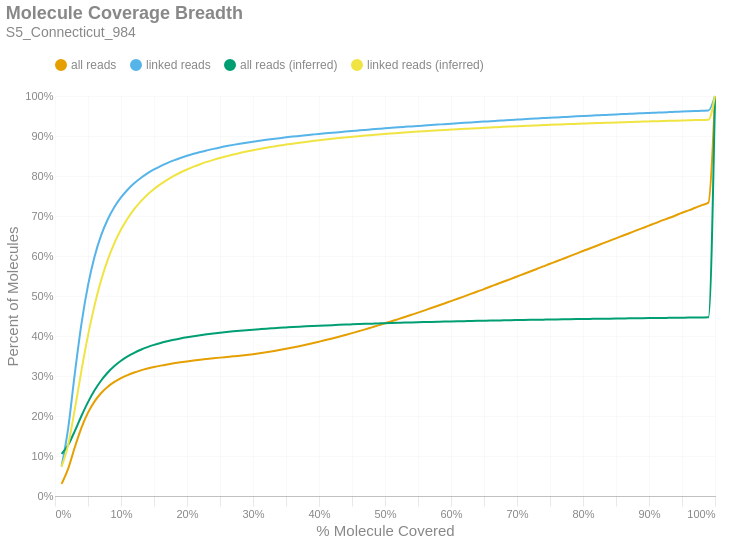

The code cell stored with this chart in its notebook:
### Markdown cell above
### Molecule Read Coverage
This chart shows molecule coverage breadth as computed by the number of bases aligned to that molecule. In other words, "*how much of each unique long molecule is actually sequenced/aligned?*" Keep in mind there is a distinction between sequences and alignments, since some sequences belonging to a particular molecule may not align well and wouldn't appear in the alignment data. This chart also shows molecule coverage breadth as computed by the *inferred fragment* from which the aligned sequences originate. Unlike read coverage, this calculation takes into account the total insert size, including unsequenced gaps between the forward and reverse reads. Like the previous figures, these are cumulative percents.

### Code cell
if SKIPLR:
    print_html(f"Skipped")
else:
    binned_df = consolidated_hist(valids['coverage_bp'], mask, 0.01, True)
    binned_df_inf = consolidated_hist(valids['coverage_inserts'], mask, 0.01, True)
    binned_df = binned_df.with_columns(pl.lit(binned_df_inf['all reads (cumsum)']).alias('all reads (inferred)'))
    binned_df = binned_df.with_columns(pl.lit(binned_df_inf['linked reads (cumsum)']).alias('linked reads (inferred)'))
    binned_df = binned_df.with_columns(
        (pl.col('bin').cast(pl.Float64) + 0.01).alias('right_edge')
    )

    with SafeRender(binned_df):
        (
            density_plot(binned_df, 'Molecule Coverage Breadth', samplename, 'molcov', ['all reads (inferred)','linked reads (inferred)'])
            .encode(
                #x=alt.X('bin:Q', title="% Molecule Covered").axis(format = '%').scale(padding=0),
                x=alt.X('right_edge:Q', title="% Molecule Covered").axis(format='%').scale(padding=0),
                y=alt.Y('value:Q', title='Percent of Molecules')
                    .axis(format='%')
                    .stack(False)
                    .scale(domainMin=0, padding=0),
                color=alt.Color("key:N").scale(domain = ["all reads", "linked reads", "all reads (inferred)", "linked reads (inferred)"]),
                tooltip = [
                    alt.Tooltip("key:N", title = "Data Type"),
                    alt.Tooltip("range_label:N", title="% Molecule Covered"),
                    alt.Tooltip("value:Q", format = ".2%", title="% Molecules")
                ]
            )
        ).display()

### Figure 1 — Vega-Lite specification as saved in the notebook (floating-point values rounded to 4 significant figures)
{"width": "container", "height": 400, "config": {"title": {"anchor": "start", "dy": -15, "fontSize": 18, "color": "#888888", "subtitleColor": "#888888", "subtitleFontSize": 14}, "arc": {"fill": "#0072B2"}, "axis": {"domainColor": "#888888", "domainWidth": 0.5, "gridWidth": 0.2, "grid": false, "titleFontWeight": 400, "titleFontSize": 15, "labelFontSize": 11, "labelColor": "#888888", "tickColor": "#888888", "tickWidth": 0.2, "titleColor": "#888888"}, "axisBand": {"grid": false}, "axisX": {"grid": true, "tickSize": 10, "domainCap": "round"}, "axisY": {"domain": false, "grid": true, "tickSize": 0, "domainCap": "round"}, "background": "transparent", "header": {"labelFontSize": 15, "labelColor": "#888888", "titleFontSize": 15, "titleFontWeight": 600, "titleColor": "#888888"}, "legend": {"labelFont": "sans-serif", "labelFontSize": 12, "labelColor": "#888888", "symbolSize": 100, "symbolType": "circle", "titleFontSize": 12, "titlePadding": 10, "titleColor": "#888888", "title": null, "orient": "top"}, "range": {"category": ["#E69F00", "#56B4E9", "#009E73", "#F0E442", "#0072B2", "#D55E00", "#CC79A7", "#000000"], "diverging": ["#cfe8f3", "#a2d4ec", "#73bfe2", "#46abdb", "#1696d2", "#12719e"]}, "area": {"fill": "#0072B2", "fillOpacity": 0.7, "line": true, "strokeOpacity": 0.7}, "line": {"color": "#0072B2", "stroke": "#0072B2", "strokeWidth": 2}, "trail": {"color": "#0072B2", "stroke": "#0072B2", "strokeWidth": 0, "size": 1}, "point": {"filled": true, "fillOpacity": 1.0, "size": 95}, "text": {"color": "#888888", "fontSize": 11, "align": "right", "fontWeight": 400, "size": 11}, "bar": {"fill": "#0072B2", "stroke": null}, "view": {"stroke": null, "continuousWidth": 660, "continuousHeight": 400}}, "data": {"name": "data-330400409657a4a6fb4582bf7bd90ddb"}, "mark": {"type": "line", "interpolate": "monotone", "point": {"opacity": 0, "size": 275}}, "encoding": {"color": {"field": "key", "scale": {"domain": ["all reads", "linked reads", "all reads (inferred)", "linked reads (inferred)"]}, "type": "nominal"}, "tooltip": [{"field": "key", "title": "Data Type", "type": "nominal"}, {"field": "range_label", "title": "% Molecule Covered", "type": "nominal"}, {"field": "value", "format": ".2%", "title": "% Molecules", "type": "quantitative"}], "x": {"axis": {"format": "%"}, "field": "right_edge", "scale": {"padding": 0}, "title": "% Molecule Covered", "type": "quantitative"}, "y": {"axis": {"format": "%"}, "field": "value", "scale": {"domainMin": 0, "padding": 0}, "stack": false, "title": "Percent of Molecules", "type": "quantitative"}}, "params": [{"name": "param_c36ac31b6afebe62", "select": {"type": "point", "fields": ["key"]}, "bind": "legend"}], "title": {"text": "Molecule Coverage Breadth", "subtitle": "S5_Connecticut_984"}, "transform": [{"fold": ["all reads (cumsum)", "linked reads (cumsum)", "all reads (inferred)", "linked reads (inferred)"]}, {"calculate": "replace(datum.key, ' (cumsum)', '')", "as": "key"}, {"filter": {"param": "param_c36ac31b6afebe62"}}], "usermeta": {"embedOptions": {"downloadFileName": "S5_Connecticut_984.molcov"}}, "$schema": "https://vega.github.io/schema/vega-lite/v6.1.0.json", "datasets": {"data-330400409657a4a6fb4582bf7bd90ddb": [{"bin": "0.0", "interval": "0.0-0.01", "all reads": 0.03045, "linked reads": 0.07417, "all reads (cumsum)": 0.03045, "linked reads (cumsum)": 0.07417, "range_label": "0.0-0.01", "all reads (inferred)": 0.1055, "linked reads (inferred)": 0.07332, "right_edge": 0.01}, {"bin": "0.01", "interval": "0.01-0.02", "all reads": 0.03793, "linked reads": 0.09565, "all reads (cumsum)": 0.06839, "linked reads (cumsum)": 0.1698, "range_label": "0.01-0.02", "all reads (inferred)": 0.1276, "linked reads (inferred)": 0.1285, "right_edge": 0.02}, {"bin": "0.02", "interval": "0.02-0.03", "all reads": 0.0534, "linked reads": 0.136, "all reads (cumsum)": 0.1218, "linked reads (cumsum)": 0.3058, "range_label": "0.02-0.03", "all reads (inferred)": 0.1624, "linked reads (inferred)": 0.2167, "right_edge": 0.03}, {"bin": "0.03", "interval": "0.03-0.04", "all reads": 0.04856, "linked reads": 0.1239, "all reads (cumsum)": 0.1703, "linked reads (cumsum)": 0.4297, "range_label": "0.03-0.04", "all reads (inferred)": 0.2, "linked reads (inferred)": 0.3128, "right_edge": 0.04}, {"bin": "0.04", "interval": "0.04-0.05", "all reads": 0.03797, "linked reads": 0.09687, "all reads (cumsum)": 0.2083, "linked reads (cumsum)": 0.5266, "range_label": "0.04-0.05", "all reads (inferred)": 0.2347, "linked reads (inferred)": 0.4015, "right_edge": 0.05}, {"bin": "0.05", "interval": "0.05-0.06", "all reads": 0.02833, "linked reads": 0.07223, "all reads (cumsum)": 0.2366, "linked reads (cumsum)": 0.5988, "range_label": "0.05-0.06", "all reads (inferred)": 0.2643, "linked reads (inferred)": 0.4772, "right_edge": 0.06}, {"bin": "0.06", "interval": "0.06-0.07", "all reads": 0.0209, "linked reads": 0.05325, "all reads (cumsum)": 0.2575, "linked reads (cumsum)": 0.652, "range_label": "0.06-0.07", "all reads (inferred)": 0.2888, "linked reads (inferred)": 0.5401, "right_edge": 0.07}, {"bin": "0.07", "interval": "0.07-0.08", "all reads": 0.01571, "linked reads": 0.03994, "all reads (cumsum)": 0.2733, "linked reads (cumsum)": 0.692, "range_label": "0.07-0.08", "all reads (inferred)": 0.3087, "linked reads (inferred)": 0.591, "right_edge": 0.08}, {"bin": "0.08", "interval": "0.08-0.09", "all reads": 0.01203, "linked reads": 0.03057, "all reads (cumsum)": 0.2853, "linked reads (cumsum)": 0.7226, "range_label": "0.08-0.09", "all reads (inferred)": 0.3248, "linked reads (inferred)": 0.6321, "right_edge": 0.09}, {"bin": "0.09", "interval": "0.09-0.1", "all reads": 0.009463, "linked reads": 0.02393, "all reads (cumsum)": 0.2947, "linked reads (cumsum)": 0.7465, "range_label": "0.09-0.1", "all reads (inferred)": 0.338, "linked reads (inferred)": 0.666, "right_edge": 0.1}, {"bin": "0.1", "interval": "0.1-0.11", "all reads": 0.007637, "linked reads": 0.01926, "all reads (cumsum)": 0.3024, "linked reads (cumsum)": 0.7658, "range_label": "0.1-0.11", "all reads (inferred)": 0.3489, "linked reads (inferred)": 0.6938, "right_edge": 0.11}, {"bin": "0.11", "interval": "0.11-0.12", "all reads": 0.006382, "linked reads": 0.01609, "all reads (cumsum)": 0.3088, "linked reads (cumsum)": 0.7819, "range_label": "0.11-0.12", "all reads (inferred)": 0.358, "linked reads (inferred)": 0.7171, "right_edge": 0.12}, {"bin": "0.12", "interval": "0.12-0.13", "all reads": 0.005281, "linked reads": 0.01329, "all reads (cumsum)": 0.314, "linked reads (cumsum)": 0.7951, "range_label": "0.12-0.13", "all reads (inferred)": 0.3656, "linked reads (inferred)": 0.7366, "right_edge": 0.13}, {"bin": "0.13", "interval": "0.13-0.14", "all reads": 0.004594, "linked reads": 0.01152, "all reads (cumsum)": 0.3186, "linked reads (cumsum)": 0.8067, "range_label": "0.13-0.14", "all reads (inferred)": 0.3721, "linked reads (inferred)": 0.7531, "right_edge": 0.14}, {"bin": "0.14", "interval": "0.14-0.15", "all reads": 0.003896, "linked reads": 0.009713, "all reads (cumsum)": 0.3225, "linked reads (cumsum)": 0.8164, "range_label": "0.14-0.15", "all reads (inferred)": 0.3777, "linked reads (inferred)": 0.7674, "right_edge": 0.15}, {"bin": "0.15", "interval": "0.15-0.16", "all reads": 0.003439, "linked reads": 0.008556, "all reads (cumsum)": 0.326, "linked reads (cumsum)": 0.8249, "range_label": "0.15-0.16", "all reads (inferred)": 0.3825, "linked reads (inferred)": 0.7798, "right_edge": 0.16}, {"bin": "0.16", "interval": "0.16-0.17", "all reads": 0.00303, "linked reads": 0.007448, "all reads (cumsum)": 0.329, "linked reads (cumsum)": 0.8324, "range_label": "0.16-0.17", "all reads (inferred)": 0.3868, "linked reads (inferred)": 0.7906, "right_edge": 0.17}, {"bin": "0.17", "interval": "0.17-0.18", "all reads": 0.002757, "linked reads": 0.006695, "all reads (cumsum)": 0.3318, "linked reads (cumsum)": 0.8391, "range_label": "0.17-0.18", "all reads (inferred)": 0.3905, "linked reads (inferred)": 0.8001, "right_edge": 0.18}, {"bin": "0.18", "interval": "0.18-0.19", "all reads": 0.002522, "linked reads": 0.006013, "all reads (cumsum)": 0.3343, "linked reads (cumsum)": 0.8451, "range_label": "0.18-0.19", "all reads (inferred)": 0.3939, "linked reads (inferred)": 0.8087, "right_edge": 0.19}, {"bin": "0.19", "interval": "0.19-0.2", "all reads": 0.002255, "linked reads": 0.005374, "all reads (cumsum)": 0.3365, "linked reads (cumsum)": 0.8505, "range_label": "0.19-0.2", "all reads (inferred)": 0.3969, "linked reads (inferred)": 0.8163, "right_edge": 0.2}, {"bin": "0.2", "interval": "0.2-0.21", "all reads": 0.002131, "linked reads": 0.004981, "all reads (cumsum)": 0.3387, "linked reads (cumsum)": 0.8554, "range_label": "0.2-0.21", "all reads (inferred)": 0.3996, "linked reads (inferred)": 0.8233, "right_edge": 0.21}, {"bin": "0.21", "interval": "0.21-0.22", "all reads": 0.001973, "linked reads": 0.004507, "all reads (cumsum)": 0.3406, "linked reads (cumsum)": 0.8599, "range_label": "0.21-0.22", "all reads (inferred)": 0.4021, "linked reads (inferred)": 0.8295, "right_edge": 0.22}, {"bin": "0.22", "interval": "0.22-0.23", "all reads": 0.001827, "linked reads": 0.00407, "all reads (cumsum)": 0.3425, "linked reads (cumsum)": 0.864, "range_label": "0.22-0.23", "all reads (inferred)": 0.4043, "linked reads (inferred)": 0.8352, "right_edge": 0.23}, {"bin": "0.23", "interval": "0.23-0.24", "all reads": 0.001773, "linked reads": 0.00386, "all reads (cumsum)": 0.3442, "linked reads (cumsum)": 0.8679, "range_label": "0.23-0.24", "all reads (inferred)": 0.4063, "linked reads (inferred)": 0.8403, "right_edge": 0.24}, {"bin": "0.24", "interval": "0.24-0.25", "all reads": 0.001693, "linked reads": 0.003599, "all reads (cumsum)": 0.3459, "linked reads (cumsum)": 0.8715, "range_label": "0.24-0.25", "all reads (inferred)": 0.4082, "linked reads (inferred)": 0.8451, "right_edge": 0.25}, {"bin": "0.25", "interval": "0.25-0.26", "all reads": 0.001607, "linked reads": 0.003258, "all reads (cumsum)": 0.3475, "linked reads (cumsum)": 0.8747, "range_label": "0.25-0.26", "all reads (inferred)": 0.4099, "linked reads (inferred)": 0.8495, "right_edge": 0.26}, {"bin": "0.26", "interval": "0.26-0.27", "all reads": 0.001595, "linked reads": 0.003063, "all reads (cumsum)": 0.3491, "linked reads (cumsum)": 0.8778, "range_label": "0.26-0.27", "all reads (inferred)": 0.4116, "linked reads (inferred)": 0.8536, "right_edge": 0.27}, {"bin": "0.27", "interval": "0.27-0.28", "all reads": 0.001618, "linked reads": 0.002847, "all reads (cumsum)": 0.3508, "linked reads (cumsum)": 0.8806, "range_label": "0.27-0.28", "all reads (inferred)": 0.4131, "linked reads (inferred)": 0.8576, "right_edge": 0.28}, {"bin": "0.28", "interval": "0.28-0.29", "all reads": 0.001797, "linked reads": 0.002681, "all reads (cumsum)": 0.3526, "linked reads (cumsum)": 0.8833, "range_label": "0.28-0.29", "all reads (inferred)": 0.4146, "linked reads (inferred)": 0.8612, "right_edge": 0.29}, {"bin": "0.29", "interval": "0.29-0.3", "all reads": 0.002039, "linked reads": 0.002508, "all reads (cumsum)": 0.3546, "linked reads (cumsum)": 0.8858, "range_label": "0.29-0.3", "all reads (inferred)": 0.4159, "linked reads (inferred)": 0.8645, "right_edge": 0.3}, {"bin": "0.3", "interval": "0.3-0.31", "all reads": 0.00228, "linked reads": 0.002392, "all reads (cumsum)": 0.3569, "linked reads (cumsum)": 0.8882, "range_label": "0.3-0.31", "all reads (inferred)": 0.4171, "linked reads (inferred)": 0.8677, "right_edge": 0.31}, {"bin": "0.31", "interval": "0.31-0.32", "all reads": 0.002516, "linked reads": 0.002263, "all reads (cumsum)": 0.3594, "linked reads (cumsum)": 0.8905, "range_label": "0.31-0.32", "all reads (inferred)": 0.4183, "linked reads (inferred)": 0.8707, "right_edge": 0.32}, {"bin": "0.32", "interval": "0.32-0.33", "all reads": 0.002726, "linked reads": 0.002124, "all reads (cumsum)": 0.3621, "linked reads (cumsum)": 0.8926, "range_label": "0.32-0.33", "all reads (inferred)": 0.4194, "linked reads (inferred)": 0.8734, "right_edge": 0.33}, {"bin": "0.33", "interval": "0.33-0.34", "all reads": 0.002864, "linked reads": 0.001995, "all reads (cumsum)": 0.365, "linked reads (cumsum)": 0.8946, "range_label": "0.33-0.34", "all reads (inferred)": 0.4204, "linked reads (inferred)": 0.8761, "right_edge": 0.34}, {"bin": "0.34", "interval": "0.34-0.35", "all reads": 0.00304, "linked reads": 0.00199, "all reads (cumsum)": 0.368, "linked reads (cumsum)": 0.8966, "range_label": "0.34-0.35", "all reads (inferred)": 0.4214, "linked reads (inferred)": 0.8785, "right_edge": 0.35}, {"bin": "0.35", "interval": "0.35-0.36", "all reads": 0.003276, "linked reads": 0.001884, "all reads (cumsum)": 0.3713, "linked reads (cumsum)": 0.8985, "range_label": "0.35-0.36", "all reads (inferred)": 0.4223, "linked reads (inferred)": 0.8809, "right_edge": 0.36}, {"bin": "0.36", "interval": "0.36-0.37", "all reads": 0.003339, "linked reads": 0.001714, "all reads (cumsum)": 0.3746, "linked reads (cumsum)": 0.9002, "range_label": "0.36-0.37", "all reads (inferred)": 0.4232, "linked reads (inferred)": 0.8831, "right_edge": 0.37}, {"bin": "0.37", "interval": "0.37-0.38", "all reads": 0.003581, "linked reads": 0.001709, "all reads (cumsum)": 0.3782, "linked reads (cumsum)": 0.9019, "range_label": "0.37-0.38", "all reads (inferred)": 0.4241, "linked reads (inferred)": 0.8853, "right_edge": 0.38}, {"bin": "0.38", "interval": "0.38-0.39", "all reads": 0.003703, "linked reads": 0.001648, "all reads (cumsum)": 0.3819, "linked reads (cumsum)": 0.9036, "range_label": "0.38-0.39", "all reads (inferred)": 0.4249, "linked reads (inferred)": 0.8873, "right_edge": 0.39}, {"bin": "0.39", "interval": "0.39-0.4", "all reads": 0.003901, "linked reads": 0.001637, "all reads (cumsum)": 0.3858, "linked reads (cumsum)": 0.9052, "range_label": "0.39-0.4", "all reads (inferred)": 0.4257, "linked reads (inferred)": 0.8893, "right_edge": 0.4}, {"bin": "0.4", "interval": "0.4-0.41", "all reads": 0.003959, "linked reads": 0.001478, "all reads (cumsum)": 0.3898, "linked reads (cumsum)": 0.9067, "range_label": "0.4-0.41", "all reads (inferred)": 0.4264, "linked reads (inferred)": 0.8912, "right_edge": 0.41}, {"bin": "0.41", "interval": "0.41-0.42", "all reads": 0.004136, "linked reads": 0.001503, "all reads (cumsum)": 0.3939, "linked reads (cumsum)": 0.9082, "range_label": "0.41-0.42", "all reads (inferred)": 0.4272, "linked reads (inferred)": 0.893, "right_edge": 0.42}, {"bin": "0.42", "interval": "0.42-0.43", "all reads": 0.004292, "linked reads": 0.001456, "all reads (cumsum)": 0.3982, "linked reads (cumsum)": 0.9096, "range_label": "0.42-0.43", "all reads (inferred)": 0.4279, "linked reads (inferred)": 0.8948, "right_edge": 0.43}, {"bin": "0.43", "interval": "0.43-0.44", "all reads": 0.004468, "linked reads": 0.001476, "all reads (cumsum)": 0.4027, "linked reads (cumsum)": 0.9111, "range_label": "0.43-0.44", "all reads (inferred)": 0.4285, "linked reads (inferred)": 0.8964, "right_edge": 0.44}, {"bin": "0.44", "interval": "0.44-0.45", "all reads": 0.004552, "linked reads": 0.001427, "all reads (cumsum)": 0.4072, "linked reads (cumsum)": 0.9125, "range_label": "0.44-0.45", "all reads (inferred)": 0.4291, "linked reads (inferred)": 0.898, "right_edge": 0.45}, {"bin": "0.45", "interval": "0.45-0.46", "all reads": 0.004693, "linked reads": 0.001399, "all reads (cumsum)": 0.4119, "linked reads (cumsum)": 0.9139, "range_label": "0.45-0.46", "all reads (inferred)": 0.4297, "linked reads (inferred)": 0.8995, "right_edge": 0.46}, {"bin": "0.46", "interval": "0.46-0.47", "all reads": 0.004696, "linked reads": 0.001371, "all reads (cumsum)": 0.4166, "linked reads (cumsum)": 0.9153, "range_label": "0.46-0.47", "all reads (inferred)": 0.4303, "linked reads (inferred)": 0.901, "right_edge": 0.47}, {"bin": "0.47", "interval": "0.47-0.48", "all reads": 0.005019, "linked reads": 0.001301, "all reads (cumsum)": 0.4216, "linked reads (cumsum)": 0.9166, "range_label": "0.47-0.48", "all reads (inferred)": 0.4309, "linked reads (inferred)": 0.9024, "right_edge": 0.48}, {"bin": "0.48", "interval": "0.48-0.49", "all reads": 0.004849, "linked reads": 0.001291, "all reads (cumsum)": 0.4265, "linked reads (cumsum)": 0.9179, "range_label": "0.48-0.49", "all reads (inferred)": 0.4314, "linked reads (inferred)": 0.9037, "right_edge": 0.49}, {"bin": "0.49", "interval": "0.49-0.5", "all reads": 0.005455, "linked reads": 0.001296, "all reads (cumsum)": 0.4319, "linked reads (cumsum)": 0.9192, "range_label": "0.49-0.5", "all reads (inferred)": 0.432, "linked reads (inferred)": 0.9052, "right_edge": 0.5}, {"bin": "0.5", "interval": "0.5-0.51", "all reads": 0.004781, "linked reads": 0.001215, "all reads (cumsum)": 0.4367, "linked reads (cumsum)": 0.9204, "range_label": "0.5-0.51", "all reads (inferred)": 0.4325, "linked reads (inferred)": 0.9064, "right_edge": 0.51}, {"bin": "0.51", "interval": "0.51-0.52", "all reads": 0.005545, "linked reads": 0.001276, "all reads (cumsum)": 0.4423, "linked reads (cumsum)": 0.9217, "range_label": "0.51-0.52", "all reads (inferred)": 0.433, "linked reads (inferred)": 0.9076, "right_edge": 0.52}, {"bin": "0.52", "interval": "0.52-0.53", "all reads": 0.005253, "linked reads": 0.001175, "all reads (cumsum)": 0.4475, "linked reads (cumsum)": 0.9229, "range_label": "0.52-0.53", "all reads (inferred)": 0.4335, "linked reads (inferred)": 0.9088, "right_edge": 0.53}, {"bin": "0.53", "interval": "0.53-0.54", "all reads": 0.00544, "linked reads": 0.001149, "all reads (cumsum)": 0.453, "linked reads (cumsum)": 0.924, "range_label": "0.53-0.54", "all reads (inferred)": 0.4339, "linked reads (inferred)": 0.91, "right_edge": 0.54}, {"bin": "0.54", "interval": "0.54-0.55", "all reads": 0.005492, "linked reads": 0.001175, "all reads (cumsum)": 0.4585, "linked reads (cumsum)": 0.9252, "range_label": "0.54-0.55", "all reads (inferred)": 0.4344, "linked reads (inferred)": 0.9111, "right_edge": 0.55}, {"bin": "0.55", "interval": "0.55-0.56", "all reads": 0.005694, "linked reads": 0.001113, "all reads (cumsum)": 0.4641, "linked reads (cumsum)": 0.9263, "range_label": "0.55-0.56", "all reads (inferred)": 0.4348, "linked reads (inferred)": 0.9122, "right_edge": 0.56}, {"bin": "0.56", "interval": "0.56-0.57", "all reads": 0.005745, "linked reads": 0.001127, "all reads (cumsum)": 0.4699, "linked reads (cumsum)": 0.9274, "range_label": "0.56-0.57", "all reads (inferred)": 0.4352, "linked reads (inferred)": 0.9132, "right_edge": 0.57}, {"bin": "0.57", "interval": "0.57-0.58", "all reads": 0.005622, "linked reads": 0.001091, "all reads (cumsum)": 0.4755, "linked reads (cumsum)": 0.9285, "range_label": "0.57-0.58", "all reads (inferred)": 0.4356, "linked reads (inferred)": 0.9141, "right_edge": 0.58}, {"bin": "0.58", "interval": "0.58-0.59", "all reads": 0.00582, "linked reads": 0.001137, "all reads (cumsum)": 0.4813, "linked reads (cumsum)": 0.9296, "range_label": "0.58-0.59", "all reads (inferred)": 0.436, "linked reads (inferred)": 0.9151, "right_edge": 0.59}, {"bin": "0.59", "interval": "0.59-0.6", "all reads": 0.006004, "linked reads": 0.001089, "all reads (cumsum)": 0.4873, "linked reads (cumsum)": 0.9307, "range_label": "0.59-0.6", "all reads (inferred)": 0.4364, "linked reads (inferred)": 0.916, "right_edge": 0.6}, {"bin": "0.6", "interval": "0.6-0.61", "all reads": 0.005778, "linked reads": 0.001061, "all reads (cumsum)": 0.4931, "linked reads (cumsum)": 0.9318, "range_label": "0.6-0.61", "all reads (inferred)": 0.4367, "linked reads (inferred)": 0.917, "right_edge": 0.61}, {"bin": "0.61", "interval": "0.61-0.62", "all reads": 0.006024, "linked reads": 0.00108, "all reads (cumsum)": 0.4991, "linked reads (cumsum)": 0.9329, "range_label": "0.61-0.62", "all reads (inferred)": 0.4371, "linked reads (inferred)": 0.9178, "right_edge": 0.62}, {"bin": "0.62", "interval": "0.62-0.63", "all reads": 0.006041, "linked reads": 0.001047, "all reads (cumsum)": 0.5052, "linked reads (cumsum)": 0.9339, "range_label": "0.62-0.63", "all reads (inferred)": 0.4375, "linked reads (inferred)": 0.9187, "right_edge": 0.63}, {"bin": "0.63", "interval": "0.63-0.64", "all reads": 0.00606, "linked reads": 0.001015, "all reads (cumsum)": 0.5112, "linked reads (cumsum)": 0.9349, "range_label": "0.63-0.64", "all reads (inferred)": 0.4378, "linked reads (inferred)": 0.9196, "right_edge": 0.64}, {"bin": "0.64", "interval": "0.64-0.65", "all reads": 0.006043, "linked reads": 0.001008, "all reads (cumsum)": 0.5173, "linked reads (cumsum)": 0.9359, "range_label": "0.64-0.65", "all reads (inferred)": 0.4382, "linked reads (inferred)": 0.9205, "right_edge": 0.65}, {"bin": "0.65", "interval": "0.65-0.66", "all reads": 0.006472, "linked reads": 0.001076, "all reads (cumsum)": 0.5238, "linked reads (cumsum)": 0.937, "range_label": "0.65-0.66", "all reads (inferred)": 0.4385, "linked reads (inferred)": 0.9214, "right_edge": 0.66}, {"bin": "0.66", "interval": "0.66-0.67", "all reads": 0.006115, "linked reads": 0.0009956, "all reads (cumsum)": 0.5299, "linked reads (cumsum)": 0.938, "range_label": "0.66-0.67", "all reads (inferred)": 0.4388, "linked reads (inferred)": 0.9221, "right_edge": 0.67}, {"bin": "0.67", "interval": "0.67-0.68", "all reads": 0.00627, "linked reads": 0.0009895, "all reads (cumsum)": 0.5361, "linked reads (cumsum)": 0.939, "range_label": "0.67-0.68", "all reads (inferred)": 0.4392, "linked reads (inferred)": 0.923, "right_edge": 0.68}, {"bin": "0.68", "interval": "0.68-0.69", "all reads": 0.006135, "linked reads": 0.0009929, "all reads (cumsum)": 0.5423, "linked reads (cumsum)": 0.94, "range_label": "0.68-0.69", "all reads (inferred)": 0.4395, "linked reads (inferred)": 0.9237, "right_edge": 0.69}, {"bin": "0.69", "interval": "0.69-0.7", "all reads": 0.006408, "linked reads": 0.000965, "all reads (cumsum)": 0.5487, "linked reads (cumsum)": 0.941, "range_label": "0.69-0.7", "all reads (inferred)": 0.4398, "linked reads (inferred)": 0.9244, "right_edge": 0.7}, {"bin": "0.7", "interval": "0.7-0.71", "all reads": 0.006197, "linked reads": 0.0009575, "all reads (cumsum)": 0.5549, "linked reads (cumsum)": 0.9419, "range_label": "0.7-0.71", "all reads (inferred)": 0.4401, "linked reads (inferred)": 0.9252, "right_edge": 0.71}, {"bin": "0.71", "interval": "0.71-0.72", "all reads": 0.006318, "linked reads": 0.0009704, "all reads (cumsum)": 0.5612, "linked reads (cumsum)": 0.9429, "range_label": "0.71-0.72", "all reads (inferred)": 0.4404, "linked reads (inferred)": 0.9259, "right_edge": 0.72}, {"bin": "0.72", "interval": "0.72-0.73", "all reads": 0.00642, "linked reads": 0.0009344, "all reads (cumsum)": 0.5676, "linked reads (cumsum)": 0.9438, "range_label": "0.72-0.73", "all reads (inferred)": 0.4406, "linked reads (inferred)": 0.9266, "right_edge": 0.73}, {"bin": "0.73", "interval": "0.73-0.74", "all reads": 0.006298, "linked reads": 0.0009283, "all reads (cumsum)": 0.5739, "linked reads (cumsum)": 0.9448, "range_label": "0.73-0.74", "all reads (inferred)": 0.4409, "linked reads (inferred)": 0.9272, "right_edge": 0.74}, {"bin": "0.74", "interval": "0.74-0.75", "all reads": 0.006664, "linked reads": 0.0009187, "all reads (cumsum)": 0.5806, "linked reads (cumsum)": 0.9457, "range_label": "0.74-0.75", "all reads (inferred)": 0.4412, "linked reads (inferred)": 0.9279, "right_edge": 0.75}, {"bin": "0.75", "interval": "0.75-0.76", "all reads": 0.006191, "linked reads": 0.0008541, "all reads (cumsum)": 0.5868, "linked reads (cumsum)": 0.9465, "range_label": "0.75-0.76", "all reads (inferred)": 0.4415, "linked reads (inferred)": 0.9286, "right_edge": 0.76}, {"bin": "0.76", "interval": "0.76-0.77", "all reads": 0.006352, "linked reads": 0.0008684, "all reads (cumsum)": 0.5931, "linked reads (cumsum)": 0.9474, "range_label": "0.76-0.77", "all reads (inferred)": 0.4417, "linked reads (inferred)": 0.9292, "right_edge": 0.77}, {"bin": "0.77", "interval": "0.77-0.78", "all reads": 0.006426, "linked reads": 0.0008548, "all reads (cumsum)": 0.5995, "linked reads (cumsum)": 0.9482, "range_label": "0.77-0.78", "all reads (inferred)": 0.442, "linked reads (inferred)": 0.9298, "right_edge": 0.78}, {"bin": "0.78", "interval": "0.78-0.79", "all reads": 0.006354, "linked reads": 0.0008772, "all reads (cumsum)": 0.6059, "linked reads (cumsum)": 0.9491, "range_label": "0.78-0.79", "all reads (inferred)": 0.4422, "linked reads (inferred)": 0.9304, "right_edge": 0.79}, {"bin": "0.79", "interval": "0.79-0.8", "all reads": 0.006678, "linked reads": 0.0008588, "all reads (cumsum)": 0.6126, "linked reads (cumsum)": 0.95, "range_label": "0.79-0.8", "all reads (inferred)": 0.4425, "linked reads (inferred)": 0.931, "right_edge": 0.8}, {"bin": "0.8", "interval": "0.8-0.81", "all reads": 0.006182, "linked reads": 0.0008418, "all reads (cumsum)": 0.6188, "linked reads (cumsum)": 0.9508, "range_label": "0.8-0.81", "all reads (inferred)": 0.4427, "linked reads (inferred)": 0.9316, "right_edge": 0.81}, {"bin": "0.81", "interval": "0.81-0.82", "all reads": 0.006298, "linked reads": 0.000769, "all reads (cumsum)": 0.6251, "linked reads (cumsum)": 0.9516, "range_label": "0.81-0.82", "all reads (inferred)": 0.443, "linked reads (inferred)": 0.9322, "right_edge": 0.82}, {"bin": "0.82", "interval": "0.82-0.83", "all reads": 0.006477, "linked reads": 0.0007976, "all reads (cumsum)": 0.6315, "linked reads (cumsum)": 0.9524, "range_label": "0.82-0.83", "all reads (inferred)": 0.4432, "linked reads (inferred)": 0.9328, "right_edge": 0.83}, {"bin": "0.83", "interval": "0.83-0.84", "all reads": 0.006382, "linked reads": 0.0007343, "all reads (cumsum)": 0.6379, "linked reads (cumsum)": 0.9531, "range_label": "0.83-0.84", "all reads (inferred)": 0.4434, "linked reads (inferred)": 0.9333, "right_edge": 0.84}, {"bin": "0.84", "interval": "0.84-0.85", "all reads": 0.006265, "linked reads": 0.0007765, "all reads (cumsum)": 0.6442, "linked reads (cumsum)": 0.9539, "range_label": "0.84-0.85", "all reads (inferred)": 0.4437, "linked reads (inferred)": 0.9339, "right_edge": 0.85}, {"bin": "0.85", "interval": "0.85-0.86", "all reads": 0.006443, "linked reads": 0.0008364, "all reads (cumsum)": 0.6506, "linked reads (cumsum)": 0.9547, "range_label": "0.85-0.86", "all reads (inferred)": 0.4439, "linked reads (inferred)": 0.9344, "right_edge": 0.86}, {"bin": "0.86", "interval": "0.86-0.87", "all reads": 0.006334, "linked reads": 0.0007289, "all reads (cumsum)": 0.657, "linked reads (cumsum)": 0.9555, "range_label": "0.86-0.87", "all reads (inferred)": 0.4441, "linked reads (inferred)": 0.935, "right_edge": 0.87}, {"bin": "0.87", "interval": "0.87-0.88", "all reads": 0.006438, "linked reads": 0.0007622, "all reads (cumsum)": 0.6634, "linked reads (cumsum)": 0.9562, "range_label": "0.87-0.88", "all reads (inferred)": 0.4443, "linked reads (inferred)": 0.9355, "right_edge": 0.88}, {"bin": "0.88", "interval": "0.88-0.89", "all reads": 0.006196, "linked reads": 0.0006901, "all reads (cumsum)": 0.6696, "linked reads (cumsum)": 0.9569, "range_label": "0.88-0.89", "all reads (inferred)": 0.4445, "linked reads (inferred)": 0.936, "right_edge": 0.89}, {"bin": "0.89", "interval": "0.89-0.9", "all reads": 0.006449, "linked reads": 0.0007098, "all reads (cumsum)": 0.676, "linked reads (cumsum)": 0.9576, "range_label": "0.89-0.9", "all reads (inferred)": 0.4447, "linked reads (inferred)": 0.9365, "right_edge": 0.9}, {"bin": "0.9", "interval": "0.9-0.91", "all reads": 0.00607, "linked reads": 0.0006989, "all reads (cumsum)": 0.6821, "linked reads (cumsum)": 0.9583, "range_label": "0.9-0.91", "all reads (inferred)": 0.445, "linked reads (inferred)": 0.9369, "right_edge": 0.91}, {"bin": "0.91", "interval": "0.91-0.92", "all reads": 0.006924, "linked reads": 0.0007261, "all reads (cumsum)": 0.689, "linked reads (cumsum)": 0.9591, "range_label": "0.91-0.92", "all reads (inferred)": 0.4452, "linked reads (inferred)": 0.9374, "right_edge": 0.92}, {"bin": "0.92", "interval": "0.92-0.93", "all reads": 0.005864, "linked reads": 0.0006846, "all reads (cumsum)": 0.6949, "linked reads (cumsum)": 0.9597, "range_label": "0.92-0.93", "all reads (inferred)": 0.4454, "linked reads (inferred)": 0.9379, "right_edge": 0.93}, {"bin": "0.93", "interval": "0.93-0.94", "all reads": 0.006408, "linked reads": 0.0006581, "all reads (cumsum)": 0.7013, "linked reads (cumsum)": 0.9604, "range_label": "0.93-0.94", "all reads (inferred)": 0.4456, "linked reads (inferred)": 0.9383, "right_edge": 0.94}, {"bin": "0.94", "interval": "0.94-0.95", "all reads": 0.006837, "linked reads": 0.0006839, "all reads (cumsum)": 0.7081, "linked reads (cumsum)": 0.9611, "range_label": "0.94-0.95", "all reads (inferred)": 0.4458, "linked reads (inferred)": 0.9388, "right_edge": 0.95}, {"bin": "0.95", "interval": "0.95-0.96", "all reads": 0.005783, "linked reads": 0.0006336, "all reads (cumsum)": 0.7139, "linked reads (cumsum)": 0.9617, "range_label": "0.95-0.96", "all reads (inferred)": 0.446, "linked reads (inferred)": 0.9393, "right_edge": 0.96}, {"bin": "0.96", "interval": "0.96-0.97", "all reads": 0.006592, "linked reads": 0.0006254, "all reads (cumsum)": 0.7205, "linked reads (cumsum)": 0.9623, "range_label": "0.96-0.97", "all reads (inferred)": 0.4462, "linked reads (inferred)": 0.9397, "right_edge": 0.97}, {"bin": "0.97", "interval": "0.97-0.98", "all reads": 0.006723, "linked reads": 0.0006084, "all reads (cumsum)": 0.7272, "linked reads (cumsum)": 0.963, "range_label": "0.97-0.98", "all reads (inferred)": 0.4464, "linked reads (inferred)": 0.9402, "right_edge": 0.98}, {"bin": "0.98", "interval": "0.98-0.99", "all reads": 0.006255, "linked reads": 0.0006227, "all reads (cumsum)": 0.7335, "linked reads (cumsum)": 0.9636, "range_label": "0.98-0.99", "all reads (inferred)": 0.4467, "linked reads (inferred)": 0.9406, "right_edge": 0.99}, {"bin": "0.99", "interval": "0.99-1.0", "all reads": 0.2665, "linked reads": 0.03643, "all reads (cumsum)": 1.0, "linked reads (cumsum)": 1.0, "range_label": "0.99-1.0", "all reads (inferred)": 1.0, "linked reads (inferred)": 1.0, "right_edge": 1.0}]}}
